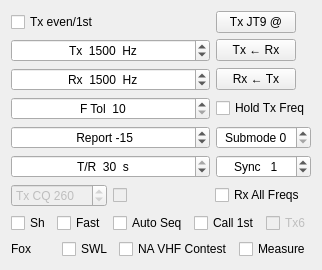
               <widget class="QWidget" name="widgetHidden1" native="true">
                <property name="visible">
                 <bool>false</bool>
                </property>
                <layout class="QGridLayout" name="gridLayout_3">
                 <item row="3" column="1">
                  <widget class="QCheckBox" name="cbHoldTxFreq">
                   <property name="toolTip">
                    <string>&lt;html&gt;&lt;head/&gt;&lt;body&gt;&lt;p&gt;Check to keep Tx frequency fixed when double-clicking on decoded text.&lt;/p&gt;&lt;/body&gt;&lt;/html&gt;</string>
                   </property>
                   <property name="text">
                    <string>Hold Tx Freq</string>
                   </property>
                  </widget>
                 </item>
                 <item row="7" column="0" colspan="2">
                  <layout class="QHBoxLayout" name="horizontalLayout_5">
                   <item>
                    <widget class="QCheckBox" name="cbShMsgs">
                     <property name="toolTip">
                      <string>&lt;html&gt;&lt;head/&gt;&lt;body&gt;&lt;p&gt;Check to use short-format messages.&lt;/p&gt;&lt;/body&gt;&lt;/html&gt;</string>
                     </property>
                     <property name="text">
                      <string>Sh</string>
                     </property>
                    </widget>
                   </item>
                   <item>
                    <widget class="QCheckBox" name="cbFast9">
                     <property name="toolTip">
                      <string>&lt;html&gt;&lt;head/&gt;&lt;body&gt;&lt;p&gt;Check to enable JT9 fast modes&lt;/p&gt;&lt;/body&gt;&lt;/html&gt;</string>
                     </property>
                     <property name="text">
                      <string>Fast</string>
                     </property>
                    </widget>
                   </item>
                   <item>
                    <widget class="QCheckBox" name="cbAutoSeq">
                     <property name="toolTip">
                      <string>&lt;html&gt;&lt;head/&gt;&lt;body&gt;&lt;p&gt;Check to enable automatic sequencing of Tx messages based on received messages.&lt;/p&gt;&lt;/body&gt;&lt;/html&gt;</string>
                     </property>
                     <property name="text">
                      <string>Auto Seq</string>
                     </property>
                    </widget>
                   </item>
                   <item>
                    <widget class="QCheckBox" name="cbFirst">
                     <property name="toolTip">
                      <string>&lt;html&gt;&lt;head/&gt;&lt;body&gt;&lt;p&gt;Check to call the first decoded responder to my CQ.&lt;/p&gt;&lt;/body&gt;&lt;/html&gt;</string>
                     </property>
                     <property name="text">
                      <string>Call 1st</string>
                     </property>
                    </widget>
                   </item>
                   <item>
                    <widget class="QCheckBox" name="cbTx6">
                     <property name="enabled">
                      <bool>false</bool>
                     </property>
                     <property name="toolTip">
                      <string>Check to generate &quot;@1250  (SEND MSGS)&quot; in Tx6.</string>
                     </property>
                     <property name="text">
                      <string>Tx6</string>
                     </property>
                    </widget>
                   </item>
                  </layout>
                 </item>
                 <item row="2" column="0">
                  <widget class="QSpinBox" name="RxFreqSpinBox">
                   <property name="toolTip">
                    <string>Audio Rx frequency</string>
                   </property>
                   <property name="alignment">
                    <set>Qt::AlignCenter</set>
                   </property>
                   <property name="suffix">
                    <string>  Hz</string>
                   </property>
                   <property name="prefix">
                    <string>Rx  </string>
                   </property>
                   <property name="minimum">
                    <number>200</number>
                   </property>
                   <property name="maximum">
                    <number>5000</number>
                   </property>
                   <property name="value">
                    <number>1500</number>
                   </property>
                  </widget>
                 </item>
                 <item row="2" column="1">
                  <widget class="QPushButton" name="pbT2R">
                   <property name="sizePolicy">
                    <sizepolicy hsizetype="Maximum" vsizetype="Fixed">
                     <horstretch>0</horstretch>
                     <verstretch>0</verstretch>
                    </sizepolicy>
                   </property>
                   <property name="toolTip">
                    <string>Set Rx frequency to Tx Frequency</string>
                   </property>
                   <property name="text">
                    <string>Rx ← Tx</string>
                   </property>
                  </widget>
                 </item>
                 <item row="5" column="1">
                  <widget class="QSpinBox" name="syncSpinBox">
                   <property name="toolTip">
                    <string>&lt;html&gt;&lt;head/&gt;&lt;body&gt;&lt;p&gt;Synchronizing threshold.  Lower numbers accept weaker sync signals.&lt;/p&gt;&lt;/body&gt;&lt;/html&gt;</string>
                   </property>
                   <property name="alignment">
                    <set>Qt::AlignCenter</set>
                   </property>
                   <property name="prefix">
                    <string>Sync   </string>
                   </property>
                   <property name="minimum">
                    <number>-1</number>
                   </property>
                   <property name="maximum">
                    <number>10</number>
                   </property>
                   <property name="value">
                    <number>1</number>
                   </property>
                  </widget>
                 </item>
                 <item row="4" column="1">
                  <widget class="LettersSpinBox" name="sbSubmode">
                   <property name="toolTip">
                    <string>&lt;html&gt;&lt;head/&gt;&lt;body&gt;&lt;p&gt;Submode determines tone spacing; A is narrowest.&lt;/p&gt;&lt;/body&gt;&lt;/html&gt;</string>
                   </property>
                   <property name="alignment">
                    <set>Qt::AlignCenter</set>
                   </property>
                   <property name="prefix">
                    <string>Submode </string>
                   </property>
                   <property name="minimum">
                    <number>0</number>
                   </property>
                   <property name="maximum">
                    <number>7</number>
                   </property>
                  </widget>
                 </item>
                 <item row="0" column="0">
                  <widget class="QCheckBox" name="txFirstCheckBox">
                   <property name="toolTip">
                    <string>&lt;html&gt;&lt;head/&gt;&lt;body&gt;&lt;p&gt;Check to Tx in even-numbered minutes or sequences, starting at 0; uncheck for odd sequences.&lt;/p&gt;&lt;/body&gt;&lt;/html&gt;</string>
                   </property>
                   <property name="text">
                    <string>Tx even/1st</string>
                   </property>
                  </widget>
                 </item>
                 <item row="6" column="0" colspan="2">
                  <layout class="QHBoxLayout" name="horizontalLayout_11">
                   <item>
                    <widget class="QSpinBox" name="sbCQTxFreq">
                     <property name="enabled">
                      <bool>false</bool>
                     </property>
                     <property name="toolTip">
                      <string>&lt;html&gt;&lt;head/&gt;&lt;body&gt;&lt;p&gt;Frequency to call CQ on in kHz above the current MHz&lt;/p&gt;&lt;/body&gt;&lt;/html&gt;</string>
                     </property>
                     <property name="prefix">
                      <string>Tx CQ </string>
                     </property>
                     <property name="minimum">
                      <number>1</number>
                     </property>
                     <property name="maximum">
                      <number>999</number>
                     </property>
                     <property name="value">
                      <number>260</number>
                     </property>
                    </widget>
                   </item>
                   <item>
                    <widget class="QCheckBox" name="cbCQTx">
                     <property name="enabled">
                      <bool>false</bool>
                     </property>
                     <property name="toolTip">
                      <string>&lt;html&gt;&lt;head/&gt;&lt;body&gt;&lt;p&gt;Check this to call CQ on the &amp;quot;Tx CQ&amp;quot; frequency. Rx will be on the current frequency and the CQ message wiill include the current Rx frequency so callers know which frequency to reply on.&lt;/p&gt;&lt;/body&gt;&lt;/html&gt;</string>
                     </property>
                     <property name="text">
                      <string/>
                     </property>
                    </widget>
                   </item>
                   <item>
                    <widget class="QCheckBox" name="cbRxAll">
                     <property name="text">
                      <string>Rx All Freqs</string>
                     </property>
                    </widget>
                   </item>
                  </layout>
                 </item>
                 <item row="8" column="0" colspan="2">
                  <layout class="QHBoxLayout" name="horizontalLayout_15">
                   <item>
                    <widget class="QLabel" name="labDXped">
                     <property name="text">
                      <string>Fox</string>
                     </property>
                    </widget>
                   </item>
                   <item>
                    <widget class="QCheckBox" name="cbSWL">
                     <property name="toolTip">
                      <string>&lt;html&gt;&lt;head/&gt;&lt;body&gt;&lt;p&gt;Check to monitor Sh messages.&lt;/p&gt;&lt;/body&gt;&lt;/html&gt;</string>
                     </property>
                     <property name="text">
                      <string>SWL</string>
                     </property>
                    </widget>
                   </item>
                   <item>
                    <widget class="QCheckBox" name="cbVHFcontest">
                     <property name="toolTip">
                      <string>&lt;html&gt;&lt;head/&gt;&lt;body&gt;&lt;p&gt;Check to exchange grid locators instead of signal reports. DO NOT USE when propagation supports making world-wide contacts!&lt;/p&gt;&lt;/body&gt;&lt;/html&gt;</string>
                     </property>
                     <property name="text">
                      <string>NA VHF Contest</string>
                     </property>
                    </widget>
                   </item>
                   <item>
                    <widget class="QCheckBox" name="measure_check_box">
                     <property name="toolTip">
                      <string>&lt;html&gt;&lt;head/&gt;&lt;body&gt;&lt;p&gt;Check this to start recording calibration data.&lt;br/&gt;While measuring calibration correction is disabled.&lt;br/&gt;When not checked you can view the calibration results.&lt;/p&gt;&lt;/body&gt;&lt;/html&gt;</string>
                     </property>
                     <property name="text">
                      <string>Measure</string>
                     </property>
                    </widget>
                   </item>
                  </layout>
                 </item>
                 <item row="3" column="0">
                  <widget class="HintedSpinBox" name="sbFtol">
                   <property name="toolTip">
                    <string>Frequency tolerance (Hz)</string>
                   </property>
                   <property name="alignment">
                    <set>Qt::AlignCenter</set>
                   </property>
                   <property name="prefix">
                    <string>F Tol  </string>
                   </property>
                   <property name="minimum">
                    <number>10</number>
                   </property>
                   <property name="maximum">
                    <number>1000</number>
                   </property>
                   <property name="value">
                    <number>10</number>
                   </property>
                  </widget>
                 </item>
                 <item row="4" column="0">
                  <widget class="QSpinBox" name="rptSpinBox">
                   <property name="toolTip">
                    <string>&lt;html&gt;&lt;head/&gt;&lt;body&gt;&lt;p&gt;Signal report: Signal-to-noise ratio in 2500 Hz reference bandwidth (dB).&lt;/p&gt;&lt;/body&gt;&lt;/html&gt;</string>
                   </property>
                   <property name="alignment">
                    <set>Qt::AlignCenter</set>
                   </property>
                   <property name="prefix">
                    <string> Report </string>
                   </property>
                   <property name="minimum">
                    <number>-50</number>
                   </property>
                   <property name="maximum">
                    <number>49</number>
                   </property>
                   <property name="value">
                    <number>-15</number>
                   </property>
                  </widget>
                 </item>
                 <item row="1" column="1">
                  <widget class="QPushButton" name="pbR2T">
                   <property name="sizePolicy">
                    <sizepolicy hsizetype="Maximum" vsizetype="Fixed">
                     <horstretch>0</horstretch>
                     <verstretch>0</verstretch>
                    </sizepolicy>
                   </property>
                   <property name="toolTip">
                    <string>Set Tx frequency to Rx Frequency</string>
                   </property>
                   <property name="text">
                    <string>Tx ← Rx</string>
                   </property>
                  </widget>
                 </item>
                 <item row="5" column="0">
                  <widget class="RestrictedSpinBox" name="sbTR">
                   <property name="toolTip">
                    <string>&lt;html&gt;&lt;head/&gt;&lt;body&gt;&lt;p&gt;Tx/Rx or Frequency calibration sequence length&lt;/p&gt;&lt;/body&gt;&lt;/html&gt;</string>
                   </property>
                   <property name="alignment">
                    <set>Qt::AlignCenter</set>
                   </property>
                   <property name="suffix">
                    <string>  s</string>
                   </property>
                   <property name="prefix">
                    <string>T/R  </string>
                   </property>
                   <property name="minimum">
                    <number>5</number>
                   </property>
                   <property name="maximum">
                    <number>30</number>
                   </property>
                   <property name="value">
                    <number>30</number>
                   </property>
                  </widget>
                 </item>
                 <item row="0" column="1">
                  <widget class="QPushButton" name="pbTxMode">
                   <property name="enabled">
                    <bool>true</bool>
                   </property>
                   <property name="sizePolicy">
                    <sizepolicy hsizetype="Maximum" vsizetype="Fixed">
                     <horstretch>0</horstretch>
                     <verstretch>0</verstretch>
                    </sizepolicy>
                   </property>
                   <property name="toolTip">
                    <string>Toggle Tx mode</string>
                   </property>
                   <property name="text">
                    <string>Tx JT9 @</string>
                   </property>
                  </widget>
                 </item>
                 <item row="1" column="0">
                  <widget class="QSpinBox" name="TxFreqSpinBox">
                   <property name="toolTip">
                    <string>Audio Tx frequency</string>
                   </property>
                   <property name="alignment">
                    <set>Qt::AlignCenter</set>
                   </property>
                   <property name="suffix">
                    <string>  Hz</string>
                   </property>
                   <property name="prefix">
                    <string>Tx  </string>
                   </property>
                   <property name="minimum">
                    <number>200</number>
                   </property>
                   <property name="maximum">
                    <number>5000</number>
                   </property>
                   <property name="value">
                    <number>1500</number>
                   </property>
                  </widget>
                 </item>
                </layout>
               </widget>
